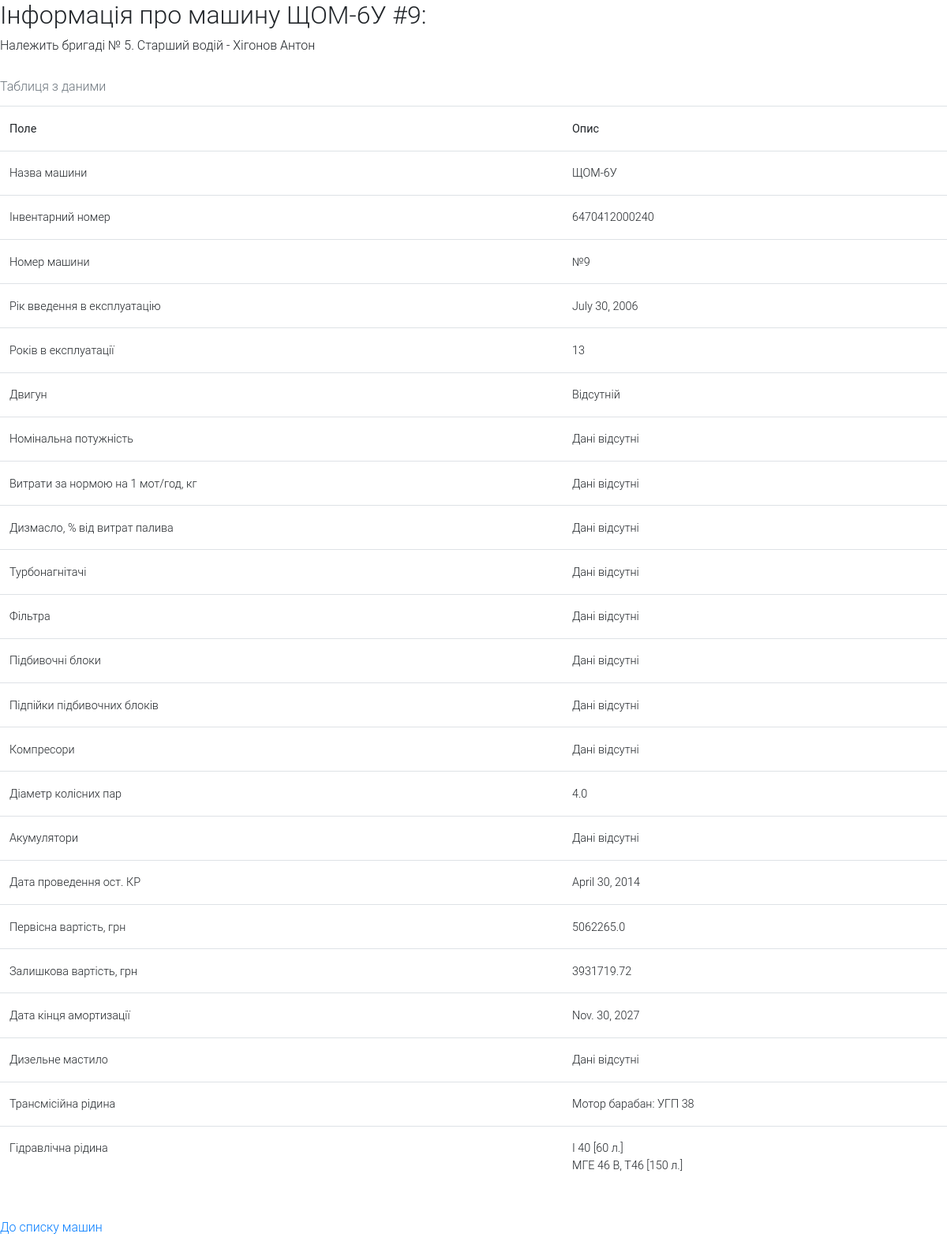
The app's page /machines/1/ (signed in) with its own data.
### machines/models.py (models this page shows, shortened)
class Machine(models.Model):
    machine = models.ForeignKey('MachineName', on_delete=models.CASCADE)
    inventory_number = models.IntegerField()
    number_machine = models.CharField(max_length=30)
    year_of_commissioning = models.DateField(blank=True, null=True)
    rated_capacity = models.FloatField(blank=True, null=True)
    costs_at_rate = models.FloatField(blank=True, null=True)
    dizmaslo = models.FloatField(blank=True, null=True)
    diametr_wheel_pairs = models.CharField(max_length=30, blank=True, null=True)
    date_ost_kr = models.DateField(blank=True, null=True)
    initial_value = models.FloatField(blank=True, null=True)
    residual_value = models.FloatField(blank=True, null=True)
    depreciation_end_date = models.DateField(blank=True, null=True)
    breakage = models.BooleanField(default=False)
    breakage_date = models.DateField(blank=True, null=True)
    breakage_info = models.TextField(blank=True, null=True)
    brigade = models.ForeignKey(SeniorDriver, on_delete=models.CASCADE)
    def lining_pidpiiki_list(self):
        pidpiiki = self.pidpiikies.values_list('empty', 'marka', 'count')
        mylist = []
        if not pidpiiki[0][0]:
            for item in pidpiiki:
                mylist.append(f"{item[1]} [{item[2]} шт.]")
        return mylist
    def lining_blocks_list(self):
        blocks = self.blocks.values_list('empty', 'marka', 'count')
        mylist = []
        if not blocks[0][0]:
            for item in blocks:
                string = f"{item[1]}"
                string += f" [{item[2]} шт.]" if item[2] else ''
                mylist.append(string)
        return mylist
    def turbocharger_list(self):
        turbocharger = self.turbochargers.values_list('empty', 'marka')
        mylist = []
        if not turbocharger[0][0]:
            for item in turbocharger:
                mylist.append(f"{item[1]}")
        return mylist
    def compressor_list(self):
        compressor = self.compressors.values_list('empty', 'marka')
        mylist = []
        if not compressor[0][0]:
            for item in compressor:
                mylist.append(f"{item[1]}")
        return mylist
    def engine_list(self):
        engine = self.engines.values_list('empty', 'marka', 'number')
        mylist = []
        if not engine[0][0]:
            for item in engine:
                string = f"{item[1]}"
                string += f" #{item[2]}" if item[2] else ''
                mylist.append(string)
        return mylist
    def battery_list(self):
        battery = self.batteries.values_list('empty', 'marka', 'count', 'last_replacement')
        mylist = []
        if not battery[0][0]:
            for item in battery:
                string = f"{item[1]}"
                string += f" [{item[2]} шт.]" if item[2] else ''
                string += f". Дата заміни: {item[3]}" if item[3] else ''
                mylist.append(string)
        return mylist
    def transmission_fluid_list(self):
        transmission = self.transmission_fluid.values_list('empty', 'marka', 'volume')
        mylist = []
        if not transmission[0][0]:
            for item in transmission:
                string = f"{item[1]}"
                string += f" [{item[2]} л.]" if item[2] else ''
                mylist.append(string)
        return mylist
    def hydraulic_fluid_list(self):
        hydraulic = self.hydraulic_fluid.values_list('empty', 'marka', 'volume')
        mylist = []
        if not hydraulic[0][0]:
            for item in hydraulic:
                string = f"{item[1]}"
                string += f" [{item[2]} л.]" if item[2] else ''
                mylist.append(string)
        return mylist
    def filter_list(self):
        filters = self.filters.values_list('empty', 'air', 'fuel', 'dizmaslo', 'gidravlichni')
        mylist = []
        if not filters[0][0]:
            for item in filters:
                mylist.append(f"Air: {item[1]}, fuel: {item[2]}, dizmaslo: {item[3]}, gidravlichni: {item[4]}")
        return mylist
    def dizmaslo_list(self):
        dizmaslo = self.dizmaslos.values_list('empty', 'marka', 'volume')
        mylist = []
        if not dizmaslo[0][0]:
            for item in dizmaslo:
                mylist.append(f"{item[1]} [{item[2]} л.]")
        return mylist
    def years_comission(self):
        from datetime import date
        diff = date.today() - self.year_of_commissioning
        return int(diff.days / 365)

class MachineName(models.Model):
    name = models.CharField(max_length=50)
    description = models.TextField(default='')
    image = models.ImageField(blank=True, upload_to="machines")

### senior_driver/models.py (models this page shows, shortened)
class SeniorDriver(models.Model):
    user = models.OneToOneField(User, on_delete=models.CASCADE)
    date_of_birth = models.DateField(blank=True, null=False)
    brigade_name = models.CharField(blank=True, max_length=50)
    telephone1 = models.CharField(max_length=15, blank=True, default='')
    telephone2 = models.CharField(max_length=15, blank=True, default='')
    avatar = models.ImageField(blank=True, upload_to="employees")
    def full_name(self):
        return f"{self.user.last_name} {self.user.first_name}"

### machines/views.py (the view)
# urls.py: path('<int:id>/', views.detail_machine, name='detail'),
def detail_machine(request, id):
    if not request.user.is_authenticated:
        return redirect('mylogin')
    machine = get_object_or_404(models.Machine, pk=id)
    context = {
        'machine': machine,
    }
    return render(request, 'machines/detail_machine.html', context)

### templates/machines/detail_machine.html (shortened to what this page needs)
{% extends 'base.html' %}
{% block content %}
{% if machine %}
    <h2>Інформація про машину {{ machine.machine.name }} #{{ machine.number_machine}}:</h2>
    <p>Належить бригаді № {{ machine.brigade.brigade_name }}. Старший водій - {{ machine.brigade.full_name }}</p>
    <table class="table">
        <caption style="caption-side: top;">Таблиця з даними</caption>
        <tr>
            <th>Поле</th>
            <th>Опис</th>
        </tr>
        <tr>
            <td>Назва машини</td>
            <td>{{machine.machine.name}}</td>
        </tr>
        <tr>
            <td>Інвентарний номер</td>
            <td>{{machine.inventory_number}}</td>
        </tr>
        <tr>
            <td>Номер машини</td>
            <td>№{{machine.number_machine}}</td>
        </tr>
        <tr>
            <td>Рік введення в експлуатацію</td>
            <td>{{machine.year_of_commissioning}}</td>
        </tr>
        <tr>
            <td>Років в експлуатації</td>
            <td>{{machine.years_comission}}</td>
        </tr>
        <tr>
            <td>Двигун</td>
            <td>{{ machine.engine_list|join:"<br>"|default:"Дані відсутні" }}</td>
        </tr>
        <tr>
            <td>Номінальна потужність</td>
            <td>{{ machine.rated_capacity|default:"Дані відсутні" }}</td>
        </tr>
        <tr>
            <td>Витрати за нормою на 1 мот/год, кг</td>
            <td>{{ machine.costs_at_rate|default:"Дані відсутні" }}</td>
        </tr>
        <tr>
            <td>Дизмасло, % від витрат палива</td>
            <td>{{ machine.dizmaslo|default:"Дані відсутні" }}</td>
        </tr>
        <tr>
            <td>Турбонагнітачі</td>
            <td>{{ machine.turbocharger_list|join:"<br>"|default:"Дані відсутні" }}</td>
        </tr>
        <tr>
            <td>Фільтра</td>
            <td>{{ machine.filter_list|join:"<br>"|default:"Дані відсутні" }}</td>
        </tr>
        <tr>
            <td>Підбивочні блоки</td>
            <td>{{ machine.lining_blocks_list|join:"<br>"|default:"Дані відсутні" }}</td>
        </tr>
        <tr>
            <td>Підпійки підбивочних блоків</td>
            <td>{{ machine.lining_pidpiiki_list|join:"<br>"|default:"Дані відсутні" }}</td>
        </tr>
        <tr>
            <td>Компресори</td>
            <td>{{ machine.compressor_list|join:"<br>"|default:"Дані відсутні" }}</td>
        </tr>
        <tr>
            <td>Діаметр колісних пар</td>
            <td>{{ machine.diametr_wheel_pairs|default:"Дані відсутні" }}</td>
        </tr>
        <tr>
            <td>Акумулятори</td>
            <td>{{ machine.battery_list|join:"<br>"|default:"Дані відсутні" }}</td>
        </tr>
        <tr>
            <td>Дата проведення ост. КР</td>
            <td>{{ machine.date_ost_kr|default:"Дані відсутні" }}</td>
        </tr>
        <tr>
            <td>Первісна вартість, грн</td>
            <td>{{ machine.initial_value|default:"Дані відсутні" }}</td>
        </tr>
        <tr>
            <td>Залишкова вартість, грн</td>
            <td>{{ machine.residual_value|default:"Дані відсутні" }}</td>
        </tr>
        <tr>
            <td>Дата кінця амортизації</td>
            <td>{{ machine.depreciation_end_date|default:"Дані відсутні" }}</td>
        </tr>
        <tr>
            <td>Дизельне мастило</td>
            <td>{{ machine.dizmaslo_list|join:"<br>"|default:"Дані відсутні" }}</td>
        </tr>
        <tr>
            <td>Трансмісійна рідина</td>
            <td>{{ machine.transmission_fluid_list|join:"<br>"|default:"Дані відсутні" }}</td>
        </tr>
        <tr>
        <tr>
            <td>Гідравлічна рідина</td>
            <td>{{ machine.hydraulic_fluid_list|join:"<br>"|default:"Дані відсутні" }}</td>
        </tr>
    </table>
{% else %}
    <p>Некоректна назва машини</p>
{% endif %}
    <br>
    <a href="{% url 'machines:all-machines' %}">До списку машин</a>
    <br><br>
{% endblock %}

### records on screen
Machine: machine.name "ЩОМ-6У", number_machine "9", brigade.brigade_name "5", brigade.full_name "Хігонов Антон", inventory_number "6470412000240", year_of_commissioning "July 30, 2006", years_comission "13", engine_list "Відсутній", rated_capacity "Дані відсутні", costs_at_rate "Дані відсутні", dizmaslo "Дані відсутні", turbocharger_list "Дані відсутні", filter_list "Дані відсутні", lining_blocks_list "Дані відсутні", lining_pidpiiki_list "Дані відсутні", compressor_list "Дані відсутні", diametr_wheel_pairs "4.0", battery_list "Дані відсутні", date_ost_kr "April 30, 2014", initial_value "5062265.0", residual_value "3931719.72", depreciation_end_date "Nov. 30, 2027", dizmaslo_list "Дані відсутні", transmission_fluid_list "Мотор барабан: УГП 38", hydraulic_fluid_list "І 40 [60 л.] МГЕ 46 В, Т46 [150 л.]"
